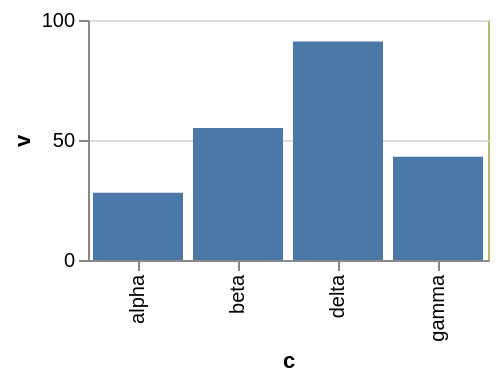

Write a Vega-Lite specification for this figure.
### Vega-Lite specification from a JSON file in a GitHub repository (floating-point values rounded to 4 significant figures)
{"$schema": "https://vega.github.io/schema/vega-lite/v6.json", "width": 200, "height": 120, "data": {"values": [{"c": "alpha", "v": 28, "w": 3, "t": "2024-01-07"}, {"c": "beta", "v": 55, "w": 7, "t": "2024-03-19"}, {"c": "gamma", "v": 43, "w": 5, "t": "2024-06-02"}, {"c": "delta", "v": 91, "w": 9, "t": "2024-09-11"}]}, "mark": "bar", "encoding": {"x": {"field": "c", "type": "nominal"}, "y": {"field": "v", "type": "quantitative"}}, "config": {"view": {"stroke": "darkkhaki"}}}
